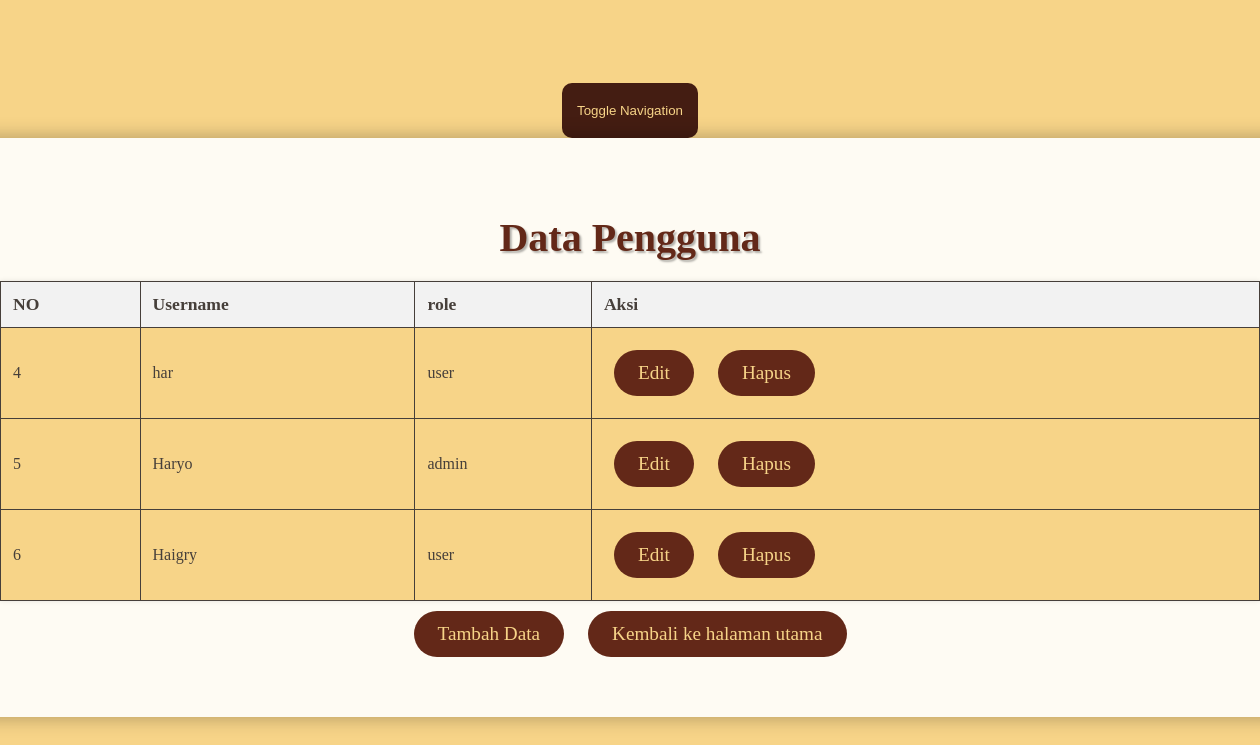
Screenshot of /tampilkan_data_pengguna.php with the database file from the repository.
### tables this page shows
CREATE TABLE `users` (
  `id` int(11) NOT NULL,
  `username` varchar(255) NOT NULL,
  `password` varchar(255) NOT NULL,
  `role` enum('admin','user') DEFAULT NULL
);

### tampilkan_data_pengguna.php (the view, shortened to what this page needs)
<!DOCTYPE html>
<html lang="en">
<head>
    <link rel="stylesheet" href="style.css">
    <link rel="stylesheet" href="styleNav.css">
</head>
<body>
<button class="nav-toggle" onclick="toggleNav()">Toggle Navigation</button>
    <div class="container">
    <h1>Data Pengguna</h1>
            <?php
            include 'koneksi.php';
            $sql = "SELECT * FROM users";
            $result = $conn->query($sql);
            ?>
<table>
    <tr>
        <th>NO</th>
        <th>Username</th>
        <th>role</th>
        <th>Aksi</th>
    </tr>
    <?php
    if ($result->num_rows > 0) {
        while($row = $result->fetch_assoc()) {
            echo "<tr><td>".$row["id"]."</td><td>".$row["username"]."</td><td>".$row["role"]."</td>";
            echo "<td>
                <a href='edit_data_pengguna.php?id=".$row['id']."'>Edit</a>
                <a href='hapus_data_pengguna.php?id=".$row['id']."'>Hapus</a>
            </td></tr>";
        }
    } else {
        echo "0 results";
    }
    ?>
</table>
    <a href="tambah_data_pengguna.php">Tambah Data</a>
    <a href="LihatAdm.php">Kembali ke halaman utama</a>
    </div>
</body>
</html>

### style.css (style rules this page uses)
body { font-family: 'Old Standard TT', serif; background-color: #f7d488; margin: 0; display: flex; justify-content: center; align-items: center; min-height: 100vh; color: #463f3a; }
.container { background-color: rgba(255, 255, 255, 0.9); padding: 50px; border-radius: 20px; text-align: center; box-shadow: 0px 0px 20px rgba(0, 0, 0, 0.3); width: 100%; }
h1 { font-size: 2.5em; margin-bottom: 20px; text-shadow: 2px 2px 2px rgba(0, 0, 0, 0.3); color: #632818; }
a { display: inline-block; margin: 10px; padding: 12px 24px; color: #f7d488; background-color: #632818; text-decoration: none; border-radius: 30px; font-size: 1.2em; transition: background-color 0.3s; }
table { width: 100%; border-collapse: collapse; margin-top: 10px; border: 1px solid #463f3a; background-color: #f7d488; box-shadow: 0px 0px 5px rgba(0, 0, 0, 0.1); }
th, td { border: 1px solid #463f3a; padding: 12px; text-align: left; }
th { background-color: #f2f2f2; color: #463f3a; font-size: 1.1em; }

### styleNav.css (style rules this page uses)
body { font-family: 'Old Standard TT', serif; background-color: #f7d488; margin: 0; display: flex; flex-direction: column; align-items: center; min-height: 100vh; color: #463f3a; }
.nav-toggle { padding: 20px 15px; background-color: #441d12; color: #f7d488; border: none; border-radius: 10px; cursor: pointer; float: left }

### rows the page displays
users: id "4", username "har", role "user"
users: id "5", username "Haryo", role "admin"
users: id "6", username "Haigry", role "user"
